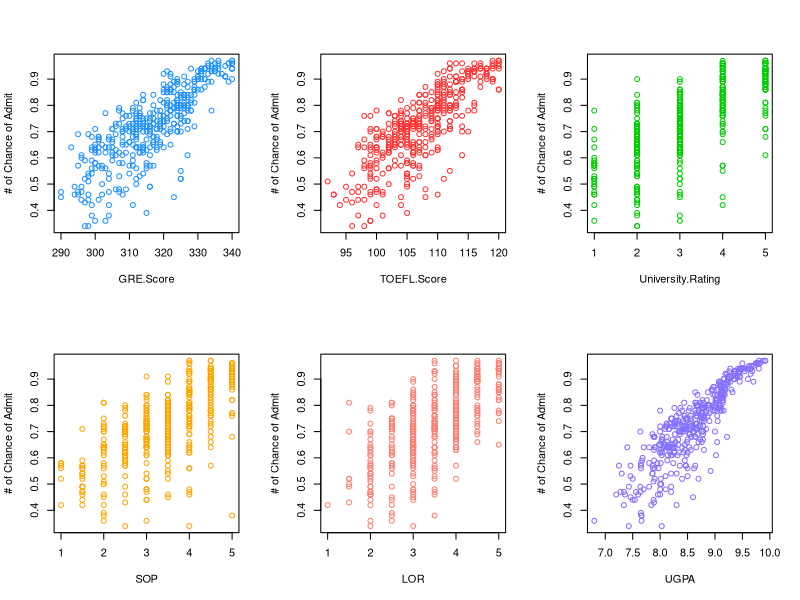
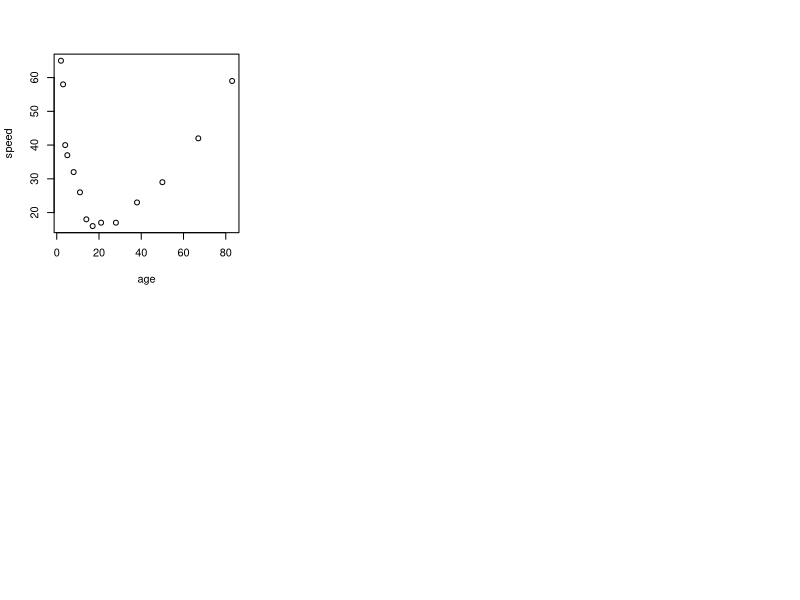

These charts were generated, in order, by the following R code:
## ---- chunk 1
rm(list=ls())
knitr::opts_chunk$set(echo = TRUE)
## ---- chunk 2
AdmissionsPredict = read.csv("AdmissionPredict.csv")

#We can exclude "serial No." because it is just a way of indexing which is already built in
AdmissionsPredict = AdmissionsPredict[,2:8]
## ---- chunk 3
y = AdmissionsPredict$Chance.of.Admit

#a
xnames = colnames(AdmissionsPredict[,1:6])


#b
par(mfrow = c(2,3))
colours = c("dodgerblue", "firebrick1", "green3", "orange", "salmon", "slateblue1", "darkblue")
m = dim(AdmissionsPredict)[2] -1
for(i in 1:m){
  plot(AdmissionsPredict[,i], AdmissionsPredict[,7], ylab = "# of Chance of Admit", col = colours[i], xlab = xnames[i])
  
  i = i+1
}


#c
cornum = numeric()
for(i in 1:m){
 cornum[i] = cor(AdmissionsPredict[,i], AdmissionsPredict[,7])
}
cornum
## ---- chunk 4
full_model = lm(Chance.of.Admit ~ GRE.Score + TOEFL.Score + University.Rating + SOP + LOR + UGPA  , data = AdmissionsPredict)
summary(full_model)
## ---- chunk 5
summary(full_model)
## ---- chunk 6
new_model = lm(Chance.of.Admit ~ GRE.Score + TOEFL.Score + LOR + UGPA  , data = AdmissionsPredict)
summary(new_model)
## ---- chunk 7
print("GRE.Score Range")
range(AdmissionsPredict$GRE.Score)

print("TOEFL.Score Range")
range(AdmissionsPredict$TOEFL.Score)

print("University.Rating Range")
range(AdmissionsPredict$University.Rating)

print("SOP Range")
range(AdmissionsPredict$SOP)

print("LOR Range")
range(AdmissionsPredict$LOR)

print("UGPA Range")
range(AdmissionsPredict$UGPA)
## ---- chunk 8
y = (-1.4630686  + 0.0023179*(320) + 0.0029252*(101) + 0.0239713*(4) + 0.1228233*(8.4))*100
y

## ---- chunk 9
age = c(2,3,4,5,8,11,14,17,21,28,38,50,67,83)

speed = c(65,58,40,37,32,26,18,16,17,17,23,29,42,59)
## ---- chunk 10
plot(age,speed)
## ---- chunk 11
age2 = age^2
age3 = age^3

cor(speed, age+age2)
cor(speed, age+age2+age3)

FourC_Model = lm(speed ~ age + age2 + age3
                 )
summary(FourC_Model)
## ---- chunk 12
y =  61.4882398 -3.9793958*(70) + 0.0960492*(70)^2 - 0.0005889*(70)^3
y
